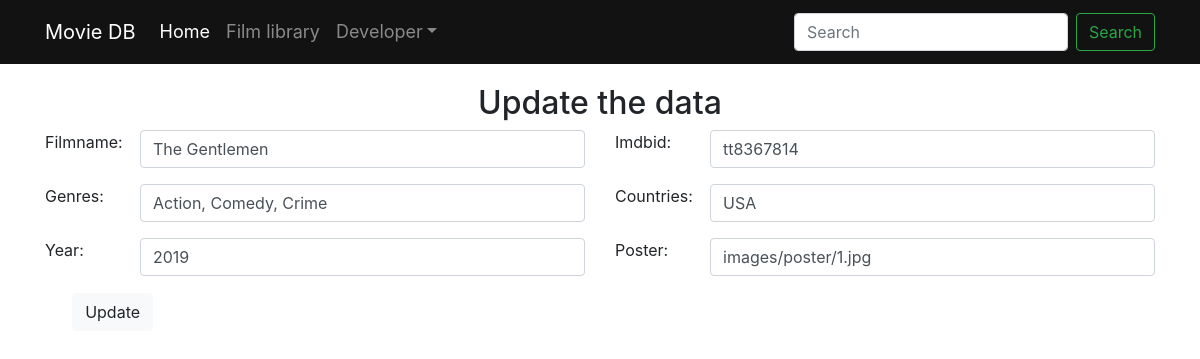
The page /update.php?filmid=1 on the database its author committed.
### tables this page shows
CREATE TABLE `films` (
  `filmid` int(100) NOT NULL,
  `filmname` varchar(100) NOT NULL,
  `imdbid` varchar(9) NOT NULL,
  `type` varchar(100) NOT NULL,
  `region` varchar(100) NOT NULL,
  `year` int(4) NOT NULL,
  `poster` varchar(100) NOT NULL,
  `trailer` varchar(100) NOT NULL
);

### update.php (the view, shortened to what this page needs)
<!doctype html>
<html>
<head>
<link rel="stylesheet"  href="https://stackpath.bootstrapcdn.com/bootstrap/4.3.1/css/bootstrap.min.css">
<link href="css/main.css" rel="stylesheet" type="text/css">
</head>
<body>
  <?php
  $servername = "localhost";
  $username = "root";
  $password = "";
  $dbname = "s16156303";
  $conn = new mysqli($servername, $username, $password, $dbname);
  $filmid = $_GET['filmid'];
  $sql = "SELECT * FROM films WHERE filmid=$filmid";
  $result = $conn->query($sql);
  while($row =$result->fetch_assoc())
  {
  	$filmname   = $row['filmname'];
    $imdbid        = $row["imdbid"];
    $type   = $row["type"];
    $region       = $row["region"];
    $year        = $row["year"];
    $poster   = $row["poster"];
  }
  ?>
  <nav class="navbar navbar-expand-lg navbar-dark bg">
    <div class="container">
      <a class="navbar-brand" href="index.php">Movie DB</a>
      <div class="collapse navbar-collapse" id="navbarSupportedContent">
        <ul class="navbar-nav mr-auto">
          <li class="nav-item active">
            <a class="nav-link" href="index.php">Home <span class="sr-only">(current)</span></a>
          </li>
          <li class="nav-item">
            <a class="nav-link" href="filmlibrary.php">Film library</a>
          </li>
          <li class="nav-item dropdown">
            <a class="nav-link dropdown-toggle" href="#" id="navbarDropdown" role="button" data-toggle="dropdown" aria-haspopup="true" aria-expanded="false">Developer</a>
          </li>
        </ul>
        <form class="form-inline my-2 my-lg-0" action="search.php" method="post">
          <input class="form-control mr-sm-2" type="search" placeholder="Search" aria-label="Search" name="expression">
          <button class="btn btn-outline-success my-2 my-sm-0" type="submit">Search</button>
        </form>
      </div>
    </div>
  </nav>
  <section id="update">
    <div class="container">
      <h2 class="text-center">Update the data</h2>
      <form name="update_user" method="post" action="update.php">
        <table style="width:100%">
          <div class="row form-group">
              <label class="control-label col-lg-1">Filmname:</label>
              <div class="col-lg-5 col-md-6">
                  <input class="form-control" type="text" value="<?php echo $filmname;?>" name="filmname">
              </div>
              <label class="control-label col-lg-1">Imdbid:</label>
              <div class="col-lg-5 col-md-6">
                  <input class="form-control" type="text" value="<?php echo $imdbid;?>" name="imdbid">
              </div>
          </div>
          <div class="row form-group">
              <label class="control-label col-lg-1">Genres:</label>
              <div class="col-lg-5 col-md-6">
                  <input class="form-control" type="text" value="<?php echo $type;?>" name="type">
              </div>
              <label class="control-label col-lg-1">Countries:</label>
              <div class="col-lg-5 col-md-6">
                  <input class="form-control" type="text" value="<?php echo $region;?>" name="region">
              </div>
          </div>
          <div class="row form-group">
              <label class="control-label col-lg-1">Year:</label>
              <div class="col-lg-5 col-md-6">
                  <input class="form-control" type="text" value="<?php echo $year;?>" name="year">
              </div>
              <label class="control-label col-lg-1">Poster:</label>
              <div class="col-lg-5 col-md-6">
                  <input class="form-control" type="text" value="<?php echo $poster;?>" name="poster">
              </div>
          </div>
          <tr>
            <td><input class="form-control" type="hidden" name="filmid" value= <?php echo $_GET['filmid'];?> ></td>
            <td><input class="btn btn-light" type="submit" name="update" value="Update"></td>
          </tr>
        </table>
      </form>
      </div>
  </section>
</body>
</html>

### css/main.css (style rules this page uses)
.bg { background-color: #121212; }
.navbar.navbar-expand-lg.navbar-dark.bg .container { padding-bottom: 0px; padding-top: 0px; }
ul li a { -moz-transition: color .2s ease-in-out; -ms-transition: color .2s ease-in-out; -o-transition: color .2s ease-in-out; -webkit-transition: color .2s ease-in-out; display: inline-block; float: left; color: #4a5e6f; font-size: 18px; line-height: 32px; padding: 8px 13px; text-align: left; text-decoration: none; transition: color .2s ease-in-out; background-color: transparent; }
.container { padding-top: 20px; padding-bottom: 20px; }

### rows shown on the page
films: filmname "The Gentlemen", imdbid "tt8367814", type "Action, Comedy, Crime", region "USA", year "2019", poster "images/poster/1.jpg"
